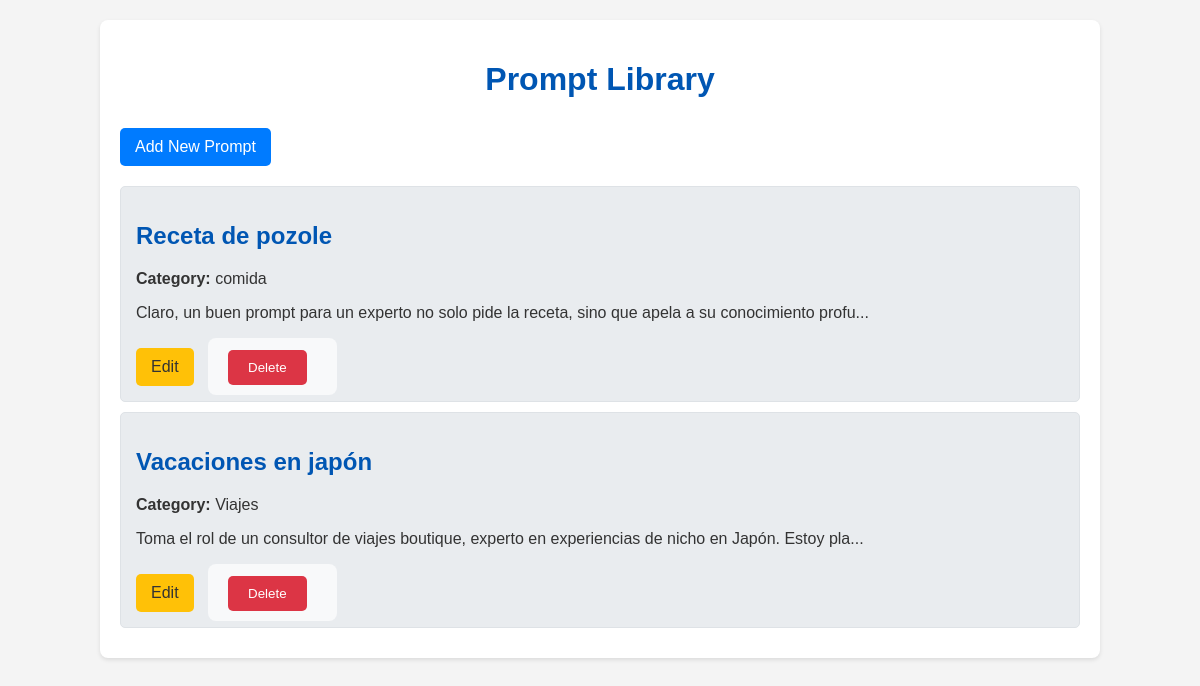
The page / on the database its author committed.
### tables this page shows
CREATE TABLE prompts (
    id INTEGER PRIMARY KEY AUTOINCREMENT,
    title TEXT NOT NULL,
    content TEXT NOT NULL,
    category TEXT
);

### app.py (the view)
@app.route('/')
def index():
    conn = get_db_connection()
    prompts = conn.execute('SELECT * FROM prompts').fetchall()
    conn.close()
    return render_template('index.html', prompts=prompts)

### app.py (called while the page is built)
def get_db_connection():
    conn = sqlite3.connect(DATABASE)
    conn.row_factory = sqlite3.Row
    return conn

### templates/index.html (shortened to what this page needs)
<!DOCTYPE html>
<html lang="en">
<head>
    <link rel="stylesheet" href="{{ url_for('static', filename='style.css') }}">
</head>
<body>
    <div class="container">
        <h1>Prompt Library</h1>
        <a href="{{ url_for('add_prompt') }}" class="button">Add New Prompt</a>
        <div class="prompt-list">
            {% for prompt in prompts %}
            <div class="prompt-card">
                <h2><a href="{{ url_for('view_prompt', prompt_id=prompt.id) }}">{{ prompt.title }}</a></h2>
                <p><strong>Category:</strong> {{ prompt.category }}</p>
                <p>{{ prompt.content[:100] }}...</p>
                <div class="actions">
                    <a href="{{ url_for('edit_prompt', prompt_id=prompt.id) }}" class="button edit">Edit</a>
                    <form action="{{ url_for('delete_prompt', prompt_id=prompt.id) }}" method="post" style="display:inline;">
                        <button type="submit" class="button delete">Delete</button>
                    </form>
                </div>
            </div>
            {% endfor %}
        </div>
    </div>
</body>
</html>

### static/style.css (style rules this page uses)
body { font-family: Arial, sans-serif; margin: 0; padding: 0; background-color: #f4f4f4; color: #333; }
.container { width: 80%; margin: 20px auto; background-color: #fff; padding: 20px; border-radius: 8px; box-shadow: 0 2px 4px rgba(0, 0, 0, 0.1); }
h1 { color: #0056b3; text-align: center; margin-bottom: 20px; }
.button { display: inline-block; background-color: #007bff; color: white; padding: 10px 15px; border-radius: 5px; text-decoration: none; margin-top: 10px; margin-right: 10px; }
.button.edit { background-color: #ffc107; color: #333; }
.button.delete { background-color: #dc3545; }
.prompt-list { margin-top: 20px; }
.prompt-card { background-color: #e9ecef; border: 1px solid #dee2e6; padding: 15px; margin-bottom: 10px; border-radius: 5px; }
.prompt-card h2 a { color: #0056b3; text-decoration: none; }
form { background-color: #f8f9fa; padding: 20px; border-radius: 8px; margin-top: 20px; }
form button[type="submit"] { background-color: #28a745; color: white; padding: 10px 20px; border: none; border-radius: 5px; cursor: pointer; }

### rows shown on the page
prompts: title "Receta de pozole", category "comida", content "Claro, un buen prompt para un experto no solo pide la receta, sino que apela a su conocimiento profu"
prompts: title "Vacaciones en japón", category "Viajes", content "Toma el rol de un consultor de viajes boutique, experto en experiencias de nicho en Japón. Estoy pla"
